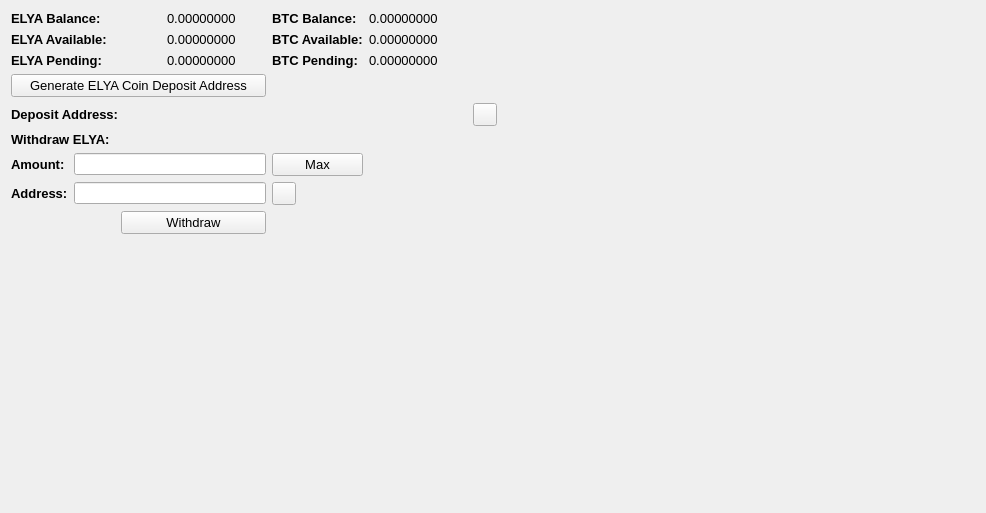
     <widget class="QWidget" name="BalanceTab">
      <attribute name="title">
       <string>Balance</string>
      </attribute>
      <layout class="QGridLayout" name="gridLayout_2">
       <item row="0" column="0" colspan="2">
        <widget class="QLabel" name="label_11">
         <property name="font">
          <font>
           <pointsize>10</pointsize>
           <weight>75</weight>
           <bold>true</bold>
          </font>
         </property>
         <property name="text">
          <string>ELYA Balance:</string>
         </property>
        </widget>
       </item>
       <item row="0" column="3">
        <widget class="QLabel" name="ELYABalanceLabel">
         <property name="font">
          <font>
           <pointsize>10</pointsize>
          </font>
         </property>
         <property name="text">
          <string>0.00000000</string>
         </property>
         <property name="textInteractionFlags">
          <set>Qt::LinksAccessibleByMouse|Qt::TextSelectableByMouse</set>
         </property>
        </widget>
       </item>
       <item row="0" column="4">
        <widget class="QLabel" name="label_12">
         <property name="font">
          <font>
           <pointsize>10</pointsize>
           <weight>75</weight>
           <bold>true</bold>
          </font>
         </property>
         <property name="text">
          <string>BTC Balance:</string>
         </property>
        </widget>
       </item>
       <item row="0" column="5">
        <widget class="QLabel" name="BitcoinBalanceLabel">
         <property name="font">
          <font>
           <pointsize>10</pointsize>
          </font>
         </property>
         <property name="text">
          <string>0.00000000</string>
         </property>
         <property name="textInteractionFlags">
          <set>Qt::LinksAccessibleByMouse|Qt::TextSelectableByMouse</set>
         </property>
        </widget>
       </item>
       <item row="0" column="7" rowspan="10">
        <spacer name="horizontalSpacer_4">
         <property name="orientation">
          <enum>Qt::Horizontal</enum>
         </property>
         <property name="sizeHint" stdset="0">
          <size>
           <width>478</width>
           <height>488</height>
          </size>
         </property>
        </spacer>
       </item>
       <item row="1" column="0" colspan="2">
        <widget class="QLabel" name="label_13">
         <property name="font">
          <font>
           <pointsize>10</pointsize>
           <weight>75</weight>
           <bold>true</bold>
          </font>
         </property>
         <property name="text">
          <string>ELYA Available:</string>
         </property>
        </widget>
       </item>
       <item row="1" column="3">
        <widget class="QLabel" name="ELYAAvailableLabel_2">
         <property name="font">
          <font>
           <pointsize>10</pointsize>
          </font>
         </property>
         <property name="text">
          <string>0.00000000</string>
         </property>
         <property name="textInteractionFlags">
          <set>Qt::LinksAccessibleByMouse|Qt::TextSelectableByMouse</set>
         </property>
        </widget>
       </item>
       <item row="1" column="4">
        <widget class="QLabel" name="label_15">
         <property name="font">
          <font>
           <pointsize>10</pointsize>
           <weight>75</weight>
           <bold>true</bold>
          </font>
         </property>
         <property name="text">
          <string>BTC Available:</string>
         </property>
        </widget>
       </item>
       <item row="1" column="5">
        <widget class="QLabel" name="BitcoinAvailableLabel">
         <property name="font">
          <font>
           <pointsize>10</pointsize>
          </font>
         </property>
         <property name="text">
          <string>0.00000000</string>
         </property>
         <property name="textInteractionFlags">
          <set>Qt::LinksAccessibleByMouse|Qt::TextSelectableByMouse</set>
         </property>
        </widget>
       </item>
       <item row="2" column="0" colspan="2">
        <widget class="QLabel" name="label_14">
         <property name="font">
          <font>
           <pointsize>10</pointsize>
           <weight>75</weight>
           <bold>true</bold>
          </font>
         </property>
         <property name="text">
          <string>ELYA Pending:</string>
         </property>
        </widget>
       </item>
       <item row="2" column="3">
        <widget class="QLabel" name="ELYAPendingLabel">
         <property name="font">
          <font>
           <pointsize>10</pointsize>
          </font>
         </property>
         <property name="text">
          <string>0.00000000</string>
         </property>
         <property name="textInteractionFlags">
          <set>Qt::LinksAccessibleByMouse|Qt::TextSelectableByMouse</set>
         </property>
        </widget>
       </item>
       <item row="2" column="4">
        <widget class="QLabel" name="label_31">
         <property name="font">
          <font>
           <pointsize>10</pointsize>
           <weight>75</weight>
           <bold>true</bold>
          </font>
         </property>
         <property name="text">
          <string>BTC Pending:</string>
         </property>
        </widget>
       </item>
       <item row="2" column="5">
        <widget class="QLabel" name="BitcoinPendingLabel">
         <property name="font">
          <font>
           <pointsize>10</pointsize>
          </font>
         </property>
         <property name="text">
          <string>0.00000000</string>
         </property>
         <property name="textInteractionFlags">
          <set>Qt::LinksAccessibleByMouse|Qt::TextSelectableByMouse</set>
         </property>
        </widget>
       </item>
       <item row="3" column="0" colspan="4">
        <widget class="QPushButton" name="GenDepositBTN">
         <property name="font">
          <font>
           <pointsize>10</pointsize>
          </font>
         </property>
         <property name="text">
          <string>Generate ELYA Coin Deposit Address</string>
         </property>
        </widget>
       </item>
       <item row="4" column="0" colspan="3">
        <widget class="QLabel" name="label_33">
         <property name="font">
          <font>
           <pointsize>10</pointsize>
           <weight>75</weight>
           <bold>true</bold>
          </font>
         </property>
         <property name="text">
          <string>Deposit Address:</string>
         </property>
        </widget>
       </item>
       <item row="4" column="3" colspan="3">
        <widget class="QLabel" name="DepositAddressLabel">
         <property name="minimumSize">
          <size>
           <width>300</width>
           <height>0</height>
          </size>
         </property>
         <property name="palette">
          <palette>
           <active>
            <colorrole role="WindowText">
             <brush brushstyle="SolidPattern">
              <color alpha="255">
               <red>0</red>
               <green>0</green>
               <blue>0</blue>
              </color>
             </brush>
            </colorrole>
            <colorrole role="Text">
             <brush brushstyle="SolidPattern">
              <color alpha="255">
               <red>0</red>
               <green>0</green>
               <blue>255</blue>
              </color>
             </brush>
            </colorrole>
           </active>
           <inactive>
            <colorrole role="WindowText">
             <brush brushstyle="SolidPattern">
              <color alpha="255">
               <red>0</red>
               <green>0</green>
               <blue>0</blue>
              </color>
             </brush>
            </colorrole>
            <colorrole role="Text">
             <brush brushstyle="SolidPattern">
              <color alpha="255">
               <red>0</red>
               <green>0</green>
               <blue>255</blue>
              </color>
             </brush>
            </colorrole>
           </inactive>
           <disabled>
            <colorrole role="WindowText">
             <brush brushstyle="SolidPattern">
              <color alpha="255">
               <red>120</red>
               <green>120</green>
               <blue>120</blue>
              </color>
             </brush>
            </colorrole>
            <colorrole role="Text">
             <brush brushstyle="SolidPattern">
              <color alpha="255">
               <red>120</red>
               <green>120</green>
               <blue>120</blue>
              </color>
             </brush>
            </colorrole>
           </disabled>
          </palette>
         </property>
         <property name="font">
          <font>
           <pointsize>10</pointsize>
           <weight>75</weight>
           <bold>true</bold>
          </font>
         </property>
         <property name="text">
          <string/>
         </property>
         <property name="alignment">
          <set>Qt::AlignRight|Qt::AlignTrailing|Qt::AlignVCenter</set>
         </property>
         <property name="textInteractionFlags">
          <set>Qt::LinksAccessibleByMouse|Qt::TextSelectableByKeyboard|Qt::TextSelectableByMouse</set>
         </property>
        </widget>
       </item>
       <item row="4" column="6">
        <widget class="QToolButton" name="DepositCopyButton">
         <property name="toolTip">
          <string>Copy to clipboard</string>
         </property>
         <property name="text">
          <string/>
         </property>
         <property name="icon">
          <iconset resource="../bitcoin.qrc">
           <normaloff>:/icons/editcopy</normaloff>:/icons/editcopy</iconset>
         </property>
         <property name="shortcut">
          <string>Alt+P</string>
         </property>
        </widget>
       </item>
       <item row="5" column="0" colspan="2">
        <widget class="QLabel" name="label_34">
         <property name="font">
          <font>
           <pointsize>10</pointsize>
           <weight>75</weight>
           <bold>true</bold>
          </font>
         </property>
         <property name="text">
          <string>Withdraw ELYA:</string>
         </property>
        </widget>
       </item>
       <item row="6" column="0">
        <widget class="QLabel" name="label_26">
         <property name="font">
          <font>
           <pointsize>10</pointsize>
           <weight>75</weight>
           <bold>true</bold>
          </font>
         </property>
         <property name="text">
          <string>Amount:</string>
         </property>
        </widget>
       </item>
       <item row="6" column="1" colspan="3">
        <widget class="QLineEdit" name="WithdrawUnitsInput">
         <property name="font">
          <font>
           <pointsize>9</pointsize>
           <weight>75</weight>
           <bold>true</bold>
          </font>
         </property>
         <property name="text">
          <string/>
         </property>
        </widget>
       </item>
       <item row="6" column="4">
        <widget class="QPushButton" name="Withdraw_Max_Amount">
         <property name="font">
          <font>
           <pointsize>10</pointsize>
          </font>
         </property>
         <property name="text">
          <string>Max</string>
         </property>
        </widget>
       </item>
       <item row="7" column="0">
        <widget class="QLabel" name="label_10">
         <property name="font">
          <font>
           <pointsize>10</pointsize>
           <weight>75</weight>
           <bold>true</bold>
          </font>
         </property>
         <property name="text">
          <string>Address:</string>
         </property>
        </widget>
       </item>
       <item row="7" column="1" colspan="3">
        <widget class="QLineEdit" name="WithdrawAddress">
         <property name="font">
          <font>
           <pointsize>9</pointsize>
           <weight>75</weight>
           <bold>true</bold>
          </font>
         </property>
        </widget>
       </item>
       <item row="7" column="4">
        <widget class="QToolButton" name="WithdrawPasteButton">
         <property name="toolTip">
          <string>Paste from clipboard</string>
         </property>
         <property name="text">
          <string/>
         </property>
         <property name="icon">
          <iconset resource="../bitcoin.qrc">
           <normaloff>:/icons/editpaste</normaloff>:/icons/editpaste</iconset>
         </property>
         <property name="shortcut">
          <string>Alt+P</string>
         </property>
        </widget>
       </item>
       <item row="8" column="2" colspan="2">
        <widget class="QPushButton" name="WithdrawUnitsBtn">
         <property name="font">
          <font>
           <pointsize>10</pointsize>
          </font>
         </property>
         <property name="text">
          <string>Withdraw</string>
         </property>
        </widget>
       </item>
       <item row="9" column="0" colspan="6">
        <spacer name="verticalSpacer">
         <property name="orientation">
          <enum>Qt::Vertical</enum>
         </property>
         <property name="sizeHint" stdset="0">
          <size>
           <width>428</width>
           <height>262</height>
          </size>
         </property>
        </spacer>
       </item>
      </layout>
      <zorder>label_31</zorder>
      <zorder>label_15</zorder>
      <zorder>label_12</zorder>
      <zorder>label_14</zorder>
      <zorder>label_13</zorder>
      <zorder>label_11</zorder>
      <zorder>BitcoinBalanceLabel</zorder>
      <zorder>ELYABalanceLabel</zorder>
      <zorder>ELYAAvailableLabel_2</zorder>
      <zorder>ELYAPendingLabel</zorder>
      <zorder>BitcoinAvailableLabel</zorder>
      <zorder>BitcoinPendingLabel</zorder>
      <zorder>label_33</zorder>
      <zorder>GenDepositBTN</zorder>
      <zorder>DepositAddressLabel</zorder>
      <zorder>Withdraw_Max_Amount</zorder>
      <zorder>label_34</zorder>
      <zorder>WithdrawUnitsInput</zorder>
      <zorder>label_10</zorder>
      <zorder>label_26</zorder>
      <zorder>WithdrawAddress</zorder>
      <zorder>WithdrawUnitsBtn</zorder>
      <zorder>horizontalSpacer_4</zorder>
      <zorder>verticalSpacer</zorder>
      <zorder>WithdrawPasteButton</zorder>
      <zorder>DepositCopyButton</zorder>
     </widget>
